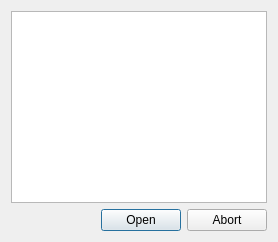
<?xml version="1.0" encoding="UTF-8"?>
<ui version="4.0">
    <class>ChartSelectionDialog</class>
    <widget class="QDialog" name="ChartSelectionDialog">
        <property name="windowModality">
            <enum>Qt::ApplicationModal</enum>
        </property>
        <property name="windowTitle">
            <string>Chart selection</string>
        </property>
        <layout class="QVBoxLayout" name="verticalLayout_2">
            <item>
                <widget class="QListWidget" name="chart_list"/>
            </item>
            <item>
                <widget class="QDialogButtonBox" name="dialog_box">
                    <property name="orientation">
                        <enum>Qt::Horizontal</enum>
                    </property>
                    <property name="standardButtons">
                        <set>QDialogButtonBox::Abort|QDialogButtonBox::Open</set>
                    </property>
                </widget>
            </item>
        </layout>
    </widget>
    <resources/>
    <connections>
        <connection>
            <sender>dialog_box</sender>
            <signal>rejected()</signal>
            <receiver>ChartSelectionDialog</receiver>
            <slot>reject()</slot>
            <hints>
                <hint type="sourcelabel">
                    <x>136</x>
                    <y>277</y>
                </hint>
                <hint type="destinationlabel">
                    <x>136</x>
                    <y>120</y>
                </hint>
            </hints>
        </connection>
        <connection>
            <sender>dialog_box</sender>
            <signal>accepted()</signal>
            <receiver>ChartSelectionDialog</receiver>
            <slot>accept()</slot>
            <hints>
                <hint type="sourcelabel">
                    <x>136</x>
                    <y>277</y>
                </hint>
                <hint type="destinationlabel">
                    <x>136</x>
                    <y>120</y>
                </hint>
            </hints>
        </connection>
    </connections>
</ui>
